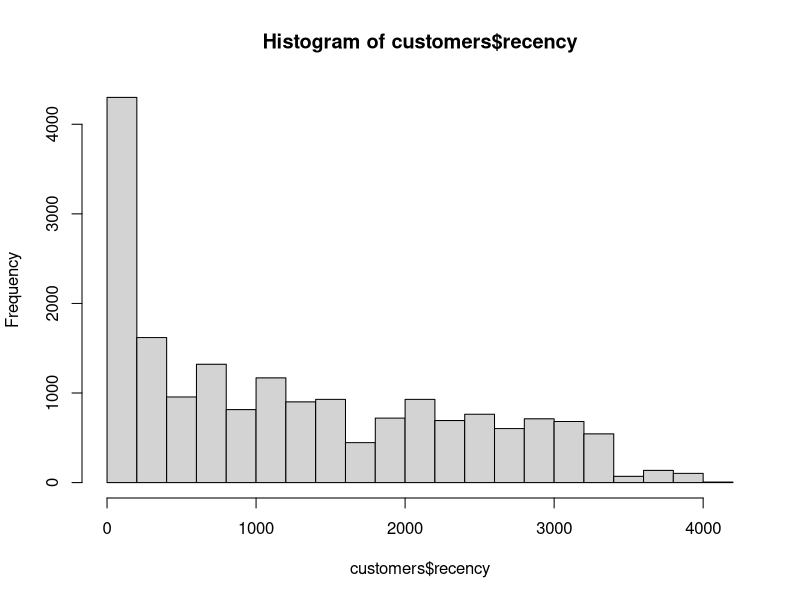
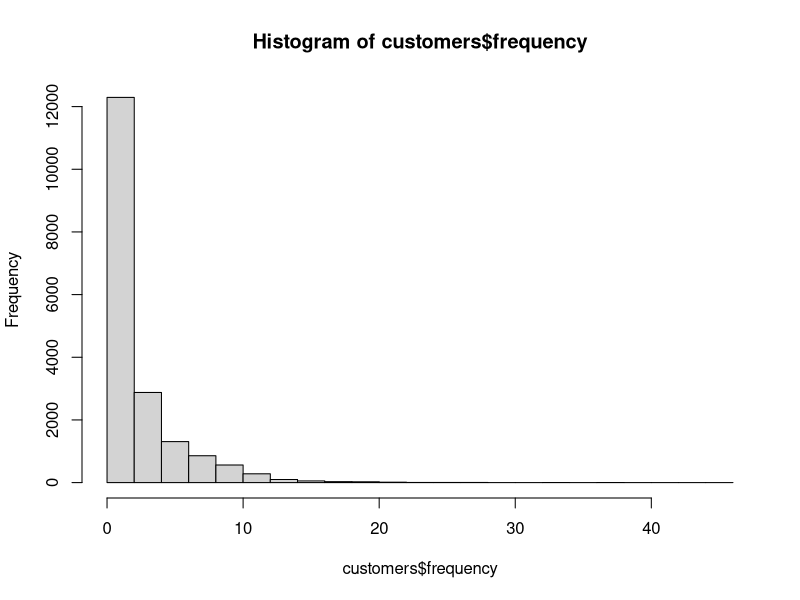
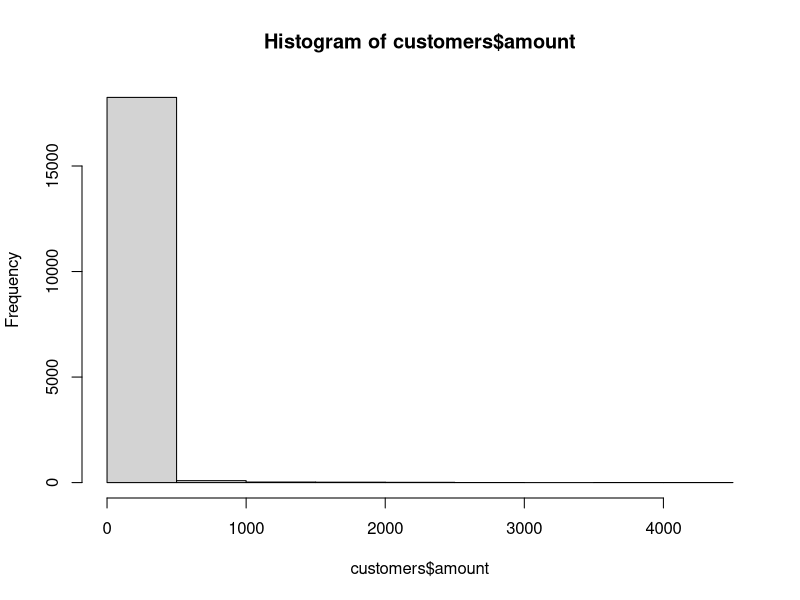
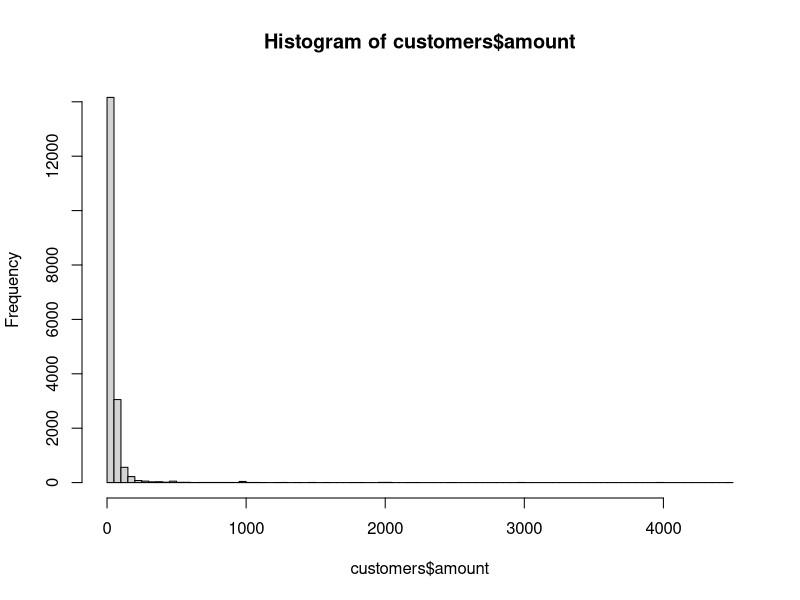
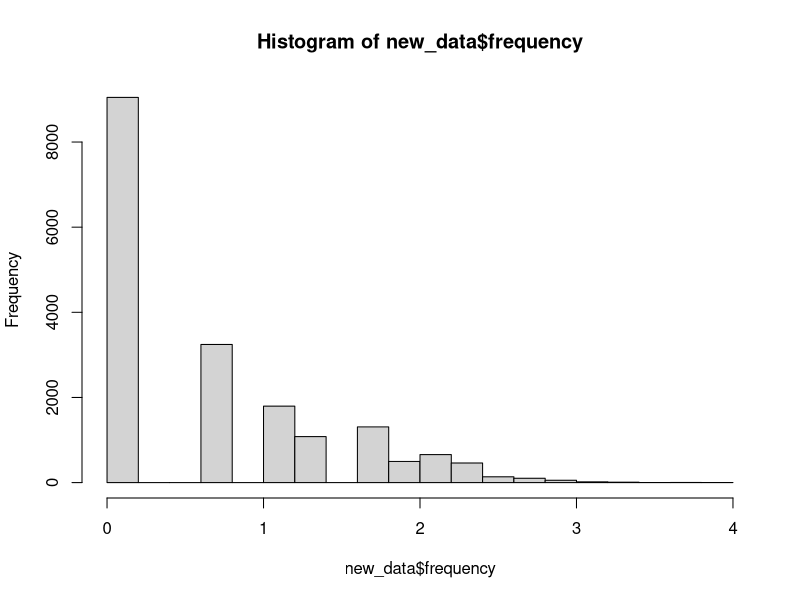
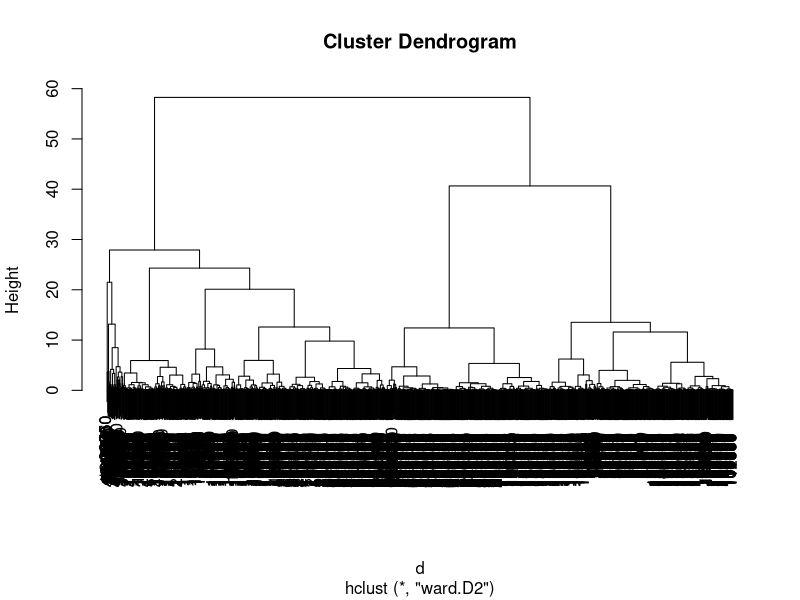

Reproduce these figures in R, in order.

# __________________________________________________________
# //////////////////////////////////////////////////////////
#
#    MODULE 1 - STATISTICAL SEGMENTATION
# __________________________________________________________
# //////////////////////////////////////////////////////////


# --- COMPUTING RECENCY, FREQUENCY, MONETARY VALUE ---------

#displays your working directory
getwd() 

#sets directory
setwd("../DELL/projects/business_analytics") 

# Load text file into local variable called 'data'
data = read.delim(file = 'purchases.txt', header = FALSE, sep = '\t', dec = '.')

# Add headers and interpret the last column as a date, extract year of purchase
colnames(data) = c('customer_id', 'purchase_amount', 'date_of_purchase')
data$date_of_purchase = as.Date(data$date_of_purchase, "%Y-%m-%d")
data$days_since       = as.numeric(difftime(time1 = "2016-01-01",
                                            time2 = data$date_of_purchase,
                                            units = "days"))

# Display the data after transformation
head(data)
summary(data)
View(data)

# Compute key marketing indicators using SQL language
library(sqldf)

# Compute recency, frequency, and average purchase amount
customers = sqldf("SELECT customer_id,
                          MIN(days_since) AS 'recency',
                          COUNT(*) AS 'frequency',
                          AVG(purchase_amount) AS 'amount'
                   FROM data GROUP BY 1")

# Explore the data
head(customers)
summary(customers)
hist(customers$recency)
hist(customers$frequency)
hist(customers$amount)
hist(customers$amount, breaks = 100)


# --- PREPARING AND TRANSFORMING DATA ----------------------


# Copy customer data into new data frame
new_data = customers

# Remove customer id as a variable, store it as row names
head(new_data)
row.names(new_data) = new_data$customer_id
new_data$customer_id = NULL
head(new_data)

# Take the log-transform of the frequency, and plot
new_data$frequency = log(new_data$frequency)
hist(new_data$frequency)

# Standardize variables
new_data = scale(new_data)
head(new_data)


# --- RUNNING A HIERARCHICAL SEGMENTATION ------------------


# Compute distance metrics on standardized data
# This will likely generate an error on most machines
# d = dist(new_data)

# Take a 10% sample
sample = seq(1, 18417, by = 10)
head(sample)
customers_sample = customers[sample, ]
new_data_sample  = new_data[sample, ]

# Compute distance metrics on standardized data
d = dist(new_data_sample)

# Perform hierarchical clustering on distance metrics
c = hclust(d, method="ward.D2")

# Plot de dendogram
plot(c)

# Cut at 9 segments
members = cutree(c, k = 5)

# Show 30 first customers, frequency table
members[1:30]
table(members)

# Show profile of each segment
aggregate(customers_sample[, 2:4], by = list(members), mean)
